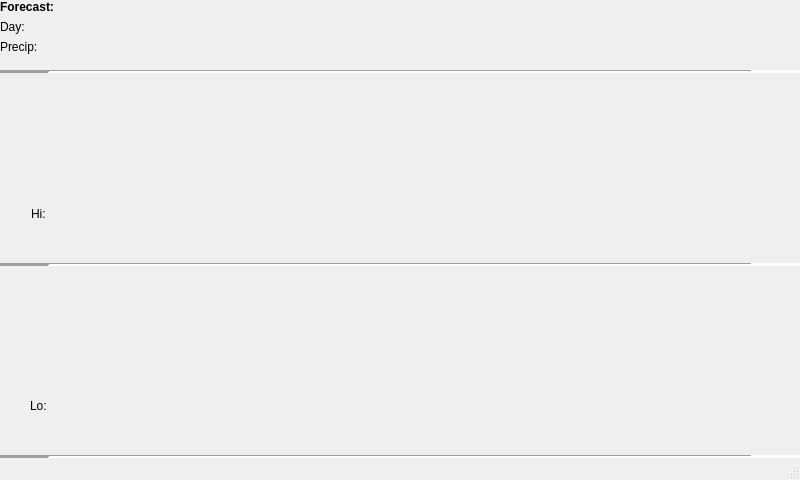
<?xml version="1.0" encoding="UTF-8"?>
<ui version="4.0">
 <class>StackedWindow</class>
 <widget class="QMainWindow" name="StackedWindow">
  <property name="geometry">
   <rect>
    <x>0</x>
    <y>0</y>
    <width>800</width>
    <height>480</height>
   </rect>
  </property>
  <property name="windowTitle">
   <string>Details</string>
  </property>
  <widget class="QWidget" name="centralwidget">
   <property name="styleSheet">
    <string notr="true"/>
   </property>
   <layout class="QHBoxLayout" name="horizontalLayout">
    <property name="spacing">
     <number>0</number>
    </property>
    <property name="margin">
     <number>0</number>
    </property>
    <item>
     <widget class="QScrollArea" name="scrollArea">
      <property name="frameShape">
       <enum>QFrame::NoFrame</enum>
      </property>
      <property name="widgetResizable">
       <bool>true</bool>
      </property>
      <widget class="QWidget" name="scrollAreaWidgetContents">
       <property name="geometry">
        <rect>
         <x>0</x>
         <y>0</y>
         <width>800</width>
         <height>458</height>
        </rect>
       </property>
       <layout class="QVBoxLayout" name="verticalLayout_6">
        <property name="spacing">
         <number>0</number>
        </property>
        <property name="margin">
         <number>0</number>
        </property>
        <item>
         <widget class="QFrame" name="frame">
          <property name="sizePolicy">
           <sizepolicy hsizetype="Minimum" vsizetype="Preferred">
            <horstretch>0</horstretch>
            <verstretch>0</verstretch>
           </sizepolicy>
          </property>
          <property name="minimumSize">
           <size>
            <width>0</width>
            <height>0</height>
           </size>
          </property>
          <property name="frameShape">
           <enum>QFrame::NoFrame</enum>
          </property>
          <property name="frameShadow">
           <enum>QFrame::Raised</enum>
          </property>
          <property name="lineWidth">
           <number>0</number>
          </property>
          <layout class="QVBoxLayout" name="verticalLayout_11">
           <property name="spacing">
            <number>6</number>
           </property>
           <property name="margin">
            <number>0</number>
           </property>
           <item>
            <layout class="QVBoxLayout" name="verticalLayout_8">
             <item>
              <layout class="QVBoxLayout" name="verticalLayout">
               <property name="leftMargin">
                <number>0</number>
               </property>
               <property name="topMargin">
                <number>0</number>
               </property>
               <property name="bottomMargin">
                <number>10</number>
               </property>
               <item>
                <widget class="QLabel" name="label_3">
                 <property name="sizePolicy">
                  <sizepolicy hsizetype="Minimum" vsizetype="Minimum">
                   <horstretch>0</horstretch>
                   <verstretch>0</verstretch>
                  </sizepolicy>
                 </property>
                 <property name="autoFillBackground">
                  <bool>true</bool>
                 </property>
                 <property name="styleSheet">
                  <string notr="true">QLabel{
font-weight: bold;
}</string>
                 </property>
                 <property name="text">
                  <string>Forecast:</string>
                 </property>
                </widget>
               </item>
               <item>
                <widget class="QLabel" name="day">
                 <property name="sizePolicy">
                  <sizepolicy hsizetype="Minimum" vsizetype="Preferred">
                   <horstretch>0</horstretch>
                   <verstretch>0</verstretch>
                  </sizepolicy>
                 </property>
                 <property name="text">
                  <string>Day:</string>
                 </property>
                </widget>
               </item>
               <item>
                <widget class="QLabel" name="precip">
                 <property name="sizePolicy">
                  <sizepolicy hsizetype="Minimum" vsizetype="Preferred">
                   <horstretch>0</horstretch>
                   <verstretch>0</verstretch>
                  </sizepolicy>
                 </property>
                 <property name="text">
                  <string>Precip: </string>
                 </property>
                </widget>
               </item>
              </layout>
             </item>
             <item>
              <widget class="Line" name="line">
               <property name="frameShadow">
                <enum>QFrame::Sunken</enum>
               </property>
               <property name="lineWidth">
                <number>50</number>
               </property>
               <property name="midLineWidth">
                <number>0</number>
               </property>
               <property name="orientation">
                <enum>Qt::Horizontal</enum>
               </property>
              </widget>
             </item>
             <item>
              <layout class="QHBoxLayout" name="horizontalLayout_4">
               <property name="topMargin">
                <number>10</number>
               </property>
               <property name="bottomMargin">
                <number>5</number>
               </property>
               <item>
                <layout class="QVBoxLayout" name="verticalLayout_2">
                 <property name="rightMargin">
                  <number>10</number>
                 </property>
                 <item>
                  <widget class="QLabel" name="dayIcon">
                   <property name="sizePolicy">
                    <sizepolicy hsizetype="Fixed" vsizetype="Fixed">
                     <horstretch>0</horstretch>
                     <verstretch>0</verstretch>
                    </sizepolicy>
                   </property>
                   <property name="minimumSize">
                    <size>
                     <width>80</width>
                     <height>80</height>
                    </size>
                   </property>
                   <property name="text">
                    <string/>
                   </property>
                   <property name="scaledContents">
                    <bool>true</bool>
                   </property>
                  </widget>
                 </item>
                 <item>
                  <widget class="QLabel" name="hi">
                   <property name="sizePolicy">
                    <sizepolicy hsizetype="Minimum" vsizetype="Preferred">
                     <horstretch>0</horstretch>
                     <verstretch>0</verstretch>
                    </sizepolicy>
                   </property>
                   <property name="text">
                    <string>Hi: </string>
                   </property>
                   <property name="alignment">
                    <set>Qt::AlignCenter</set>
                   </property>
                  </widget>
                 </item>
                </layout>
               </item>
               <item>
                <widget class="QLabel" name="dayForecast">
                 <property name="sizePolicy">
                  <sizepolicy hsizetype="MinimumExpanding" vsizetype="MinimumExpanding">
                   <horstretch>0</horstretch>
                   <verstretch>0</verstretch>
                  </sizepolicy>
                 </property>
                 <property name="text">
                  <string/>
                 </property>
                 <property name="wordWrap">
                  <bool>true</bool>
                 </property>
                </widget>
               </item>
              </layout>
             </item>
             <item>
              <widget class="Line" name="line_2">
               <property name="lineWidth">
                <number>50</number>
               </property>
               <property name="orientation">
                <enum>Qt::Horizontal</enum>
               </property>
              </widget>
             </item>
             <item>
              <layout class="QHBoxLayout" name="horizontalLayout_2">
               <property name="topMargin">
                <number>5</number>
               </property>
               <item>
                <layout class="QVBoxLayout" name="verticalLayout_5">
                 <property name="rightMargin">
                  <number>10</number>
                 </property>
                 <item>
                  <widget class="QLabel" name="nightIcon">
                   <property name="sizePolicy">
                    <sizepolicy hsizetype="Fixed" vsizetype="Fixed">
                     <horstretch>0</horstretch>
                     <verstretch>0</verstretch>
                    </sizepolicy>
                   </property>
                   <property name="minimumSize">
                    <size>
                     <width>80</width>
                     <height>80</height>
                    </size>
                   </property>
                   <property name="text">
                    <string/>
                   </property>
                   <property name="scaledContents">
                    <bool>true</bool>
                   </property>
                  </widget>
                 </item>
                 <item>
                  <widget class="QLabel" name="lo">
                   <property name="sizePolicy">
                    <sizepolicy hsizetype="Minimum" vsizetype="Preferred">
                     <horstretch>0</horstretch>
                     <verstretch>0</verstretch>
                    </sizepolicy>
                   </property>
                   <property name="text">
                    <string>Lo: </string>
                   </property>
                   <property name="alignment">
                    <set>Qt::AlignCenter</set>
                   </property>
                  </widget>
                 </item>
                </layout>
               </item>
               <item>
                <widget class="QLabel" name="nightForecast">
                 <property name="sizePolicy">
                  <sizepolicy hsizetype="MinimumExpanding" vsizetype="MinimumExpanding">
                   <horstretch>0</horstretch>
                   <verstretch>0</verstretch>
                  </sizepolicy>
                 </property>
                 <property name="text">
                  <string/>
                 </property>
                 <property name="wordWrap">
                  <bool>true</bool>
                 </property>
                </widget>
               </item>
              </layout>
             </item>
            </layout>
           </item>
           <item>
            <widget class="Line" name="line_3">
             <property name="lineWidth">
              <number>50</number>
             </property>
             <property name="orientation">
              <enum>Qt::Horizontal</enum>
             </property>
            </widget>
           </item>
          </layout>
         </widget>
        </item>
       </layout>
      </widget>
     </widget>
    </item>
   </layout>
  </widget>
  <widget class="QStatusBar" name="statusbar"/>
 </widget>
 <resources/>
 <connections/>
</ui>
